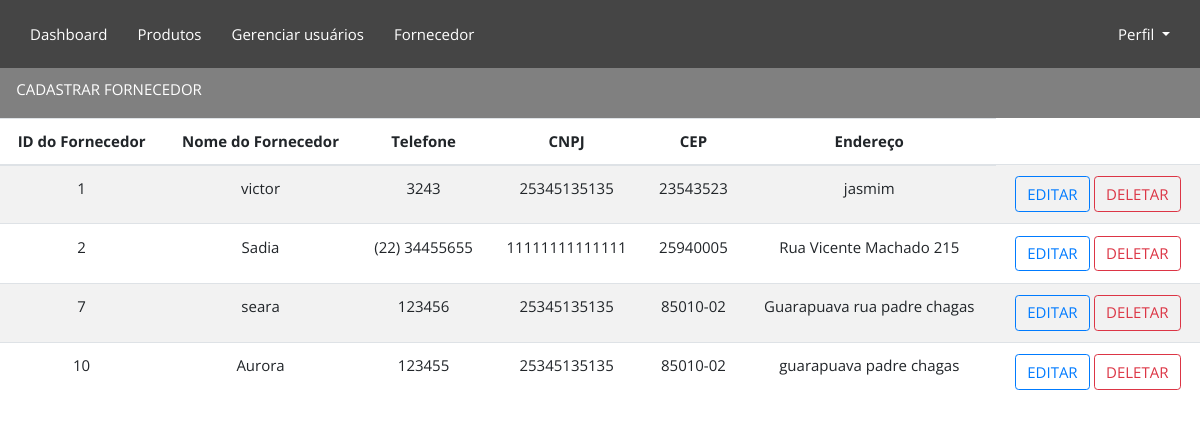
/telainicial/fornecedor/, run on an earlier commit of the app's database.
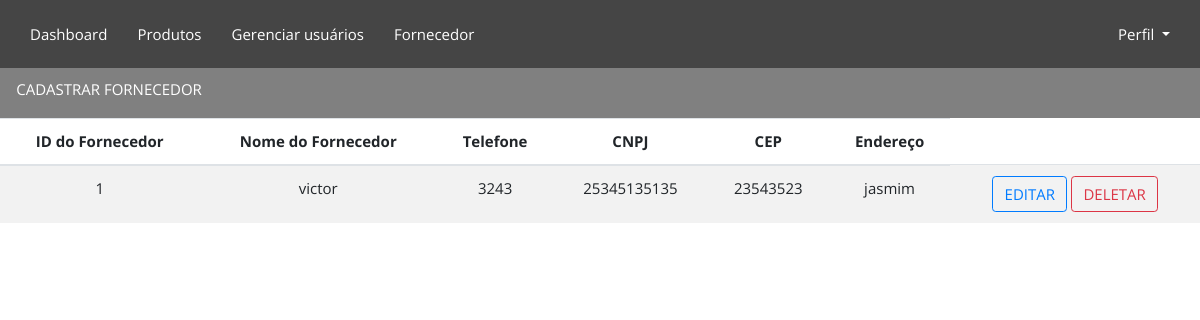
And on a later commit of the database.
### Fornecedores/models.py (models this page shows)
class Fornecedor(models.Model):
    idFornecedor = models.AutoField(primary_key=True)
    nomeFornecedor = models.CharField(max_length=30, validators = [valida_texto])
    endereco = models.CharField(max_length=30)
    telefone = models.CharField(max_length=20)
    cep = models.CharField(max_length=8)
    cnpj = models.CharField(max_length=14)

### Fornecedores/views.py (the view)
# urls.py: path('',fornecedor_view, name = "fornecedor_view"),
def fornecedor_view(request):
    fornecedores = Fornecedor.objects.all()
    fornecedorForm = FornecedorForm()
    return render(request,"fornecedor.html",{"fornecedores":fornecedores, 'fornecedorForm': fornecedorForm})

### Fornecedores/templates/fornecedor.html (shortened to what this page needs)
{% extends 'base.html' %}
{% load static %}
{% block content%}
    <link rel="stylesheet" href="{% static 'css/fornecedores.css' %}">
    <div class="retangulo">
        <ul>
            <li>
                <button type="button" class="btn btn-transparent" data-toggle="modal" data-target=".bd-cadastroFornecedor-modal-lg">
                    CADASTRAR FORNECEDOR
                </button>
            </li>
        </ul>
    </div>
    <div>
        <table class="table table-striped">
            <thead>
                <tr>
                    <th scope="col">ID do Fornecedor</th>
                    <th scope="col">Nome do Fornecedor</th>
                    <th scope="col">Telefone</th>
                    <th scope="col">CNPJ</th>
                    <th scope="col">CEP</th>
                    <th scope="col">Endereço</th>
                </tr>
            </thead>
            <tbody>
                {% for fornecedor in fornecedores %}
                    <tr>
                        <td>{{fornecedor.idFornecedor}}</td>
                        <td>{{fornecedor.nomeFornecedor}}</td>
                        <td>{{fornecedor.telefone}}</td>
                        <td>{{fornecedor.cnpj}}</td>
                        <td>{{fornecedor.cep}}</td>
                        <td>{{fornecedor.endereco}}</td>
                        <td>
                            <a href="{% url 'editarFornecedor_view' fornecedor.idFornecedor %}" class="btn btn-outline-primary">EDITAR</a>
                            <a href="{% url 'deleteFornecedor_view' fornecedor.idFornecedor %}" class="btn btn-outline-danger">DELETAR</a>
                        </td>
                    </tr>
                {% endfor %}
            </tbody>
        </table>
    </div>
{% endblock %}

What changed in the data, as far as the page shows it:
removed Fornecedor: idFornecedor "2", nomeFornecedor "Sadia", telefone "(22) 34455655", cnpj "11111111111111", cep "25940005", endereco "Rua Vicente Machado 215"
removed Fornecedor: idFornecedor "7", nomeFornecedor "seara", telefone "123456", cnpj "25345135135", cep "85010-02", endereco "Guarapuava rua padre chagas"
removed Fornecedor: idFornecedor "10", nomeFornecedor "Aurora", telefone "123455", cnpj "25345135135", cep "85010-02", endereco "guarapuava padre chagas"
